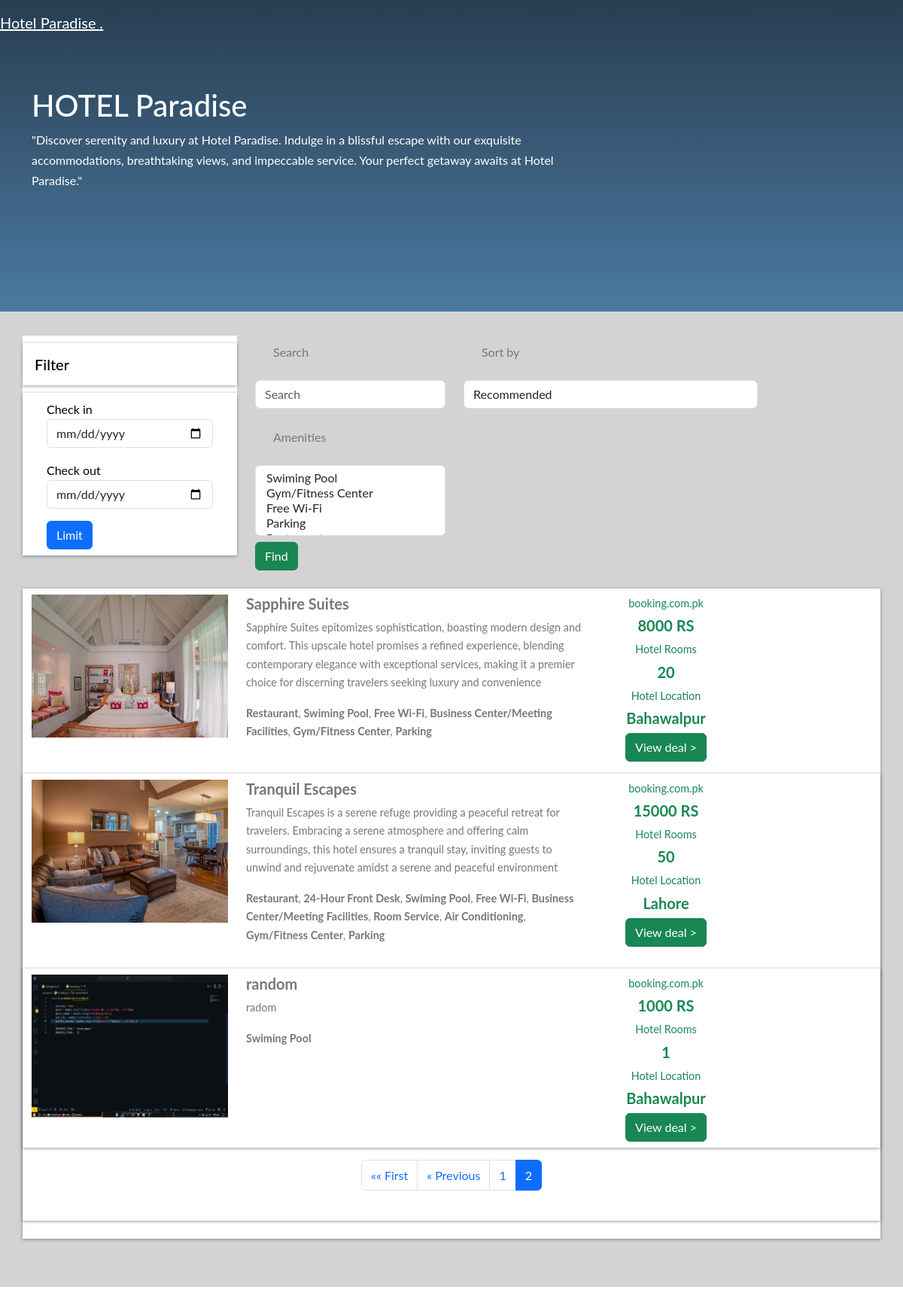
The page /hotel/?page=2 on the database as committed earlier.
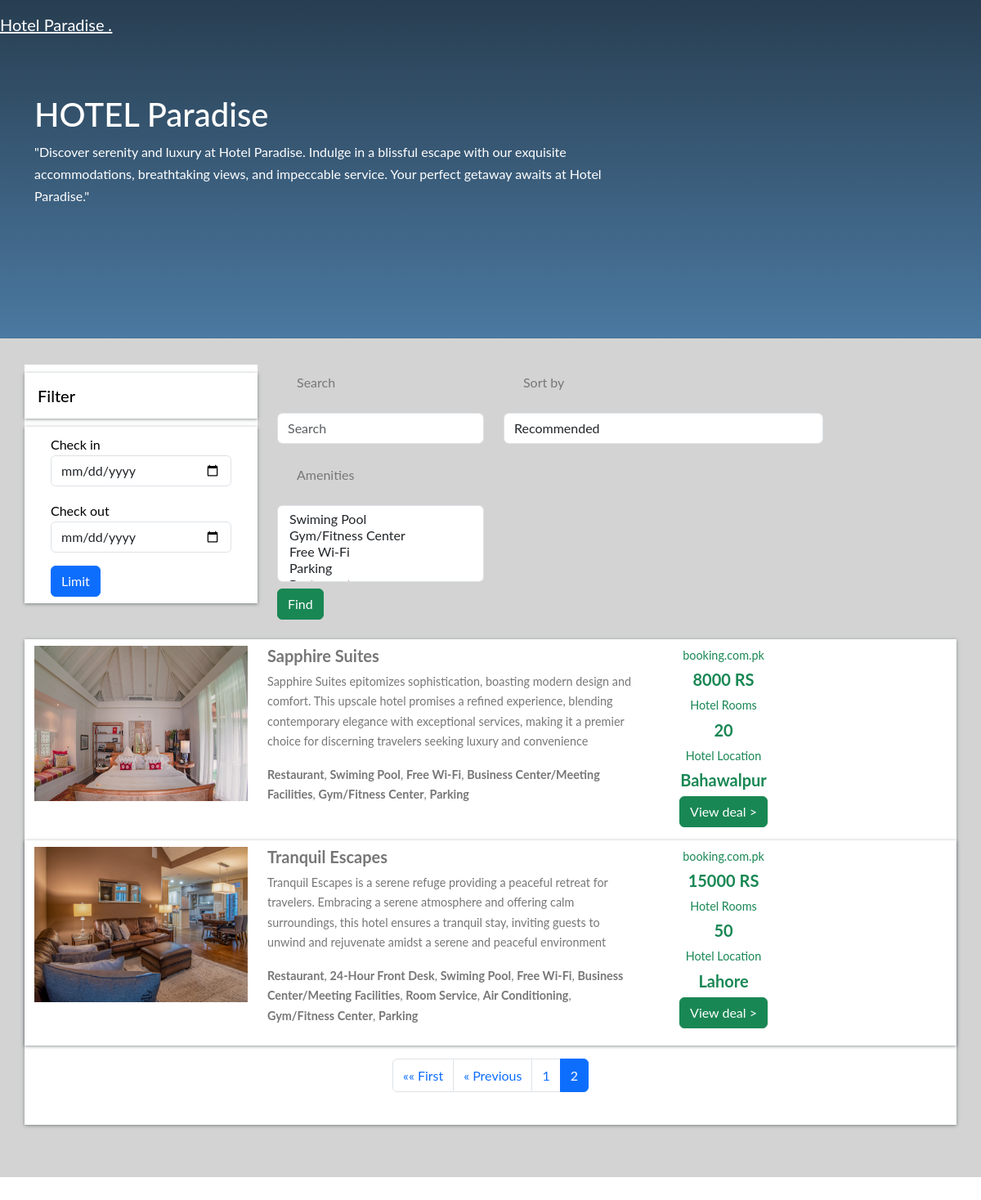
The same page on the database as committed later.
### home/models.py (models this page shows, shortened)
class BaseModel(models.Model):
    uid = models.UUIDField(default=uuid.uuid4, editable=False, unique=True, primary_key=True)
    created_at = models.DateField(auto_now_add=True)
    updated_at = models.DateField(auto_now_add=True)
    class Meta:
        abstract = True

class Hotelimages(BaseModel):
    hotel = models.ForeignKey(Hotel, related_name="images", on_delete=models.CASCADE)
    hotel_images = models.ImageField(upload_to="hotel_images")

class Hotel(BaseModel):
    hotel_name = models.CharField(max_length=100)
    hotel_price = models.PositiveIntegerField(default=1000)
    description = models.TextField(max_length=500)
    amenity_name = models.ManyToManyField(Amenities)
    room_count = models.PositiveIntegerField(default=10)
    city_name = models.ForeignKey(Cities, related_name="city_name", on_delete = models.CASCADE)
    class Meta:
        ordering = ['hotel_name']

class Amenities(BaseModel):
    amenity_name = models.CharField(max_length=100)

class Cities(BaseModel):
    city = models.CharField(max_length = 100)

### home/views.py (the view)
# urls.py: path('', views.hotel, name="hotel"),
def hotel(request):
    amenities_objs = Amenities.objects.all()
    hotel_objs = Hotel.objects.all()
    city_objs = Cities.objects.all()
    sort = request.GET.get('sort')
    search = request.GET.get('search')
    amenities = request.GET.getlist('amenities')
    checkin = request.POST.get('checkin')
    checkout = request.POST.get('checkout')
    if sort:
        if sort == "ASC":
            hotel_objs = hotel_objs.order_by('hotel_price')
        elif sort =="DSC":
            hotel_objs = hotel_objs.order_by('-hotel_price')
    if search:
        hotel_objs = hotel_objs.filter (
            Q(hotel_name__icontains = search) | # using Q objects for multiple search
            Q(room_count__icontains = search) |
            Q(description__icontains = search)
        )
    if amenities:
        hotel_objs = hotel_objs.filter(amenity_name__amenity_name__in = amenities).distinct()
    page = request.GET.get('page', 1)
    paginator = Paginator(hotel_objs, 3)
    try:
        queryset = paginator.get_page(page)
        print(queryset)
    except PageNotAnInteger:
        queryset = paginator.get_page(1)
    except EmptyPage:
        queryset = paginator.page(paginator.num_pages)
    context = {
        'amenities_objs':amenities_objs,
        'sort':sort,
        'search': search,
        'amenities':amenities,
        'city_objs':city_objs,
        'queryset':queryset
        }
    return render(request, 'index.html',context)

### home/templates/index.html (shortened to what this page needs)
{% extends "base.html" %}
{% block body %}
<section class="colorful jumbotron mb-0" role="banner">
    <nav class="navbar navbar-expand-lg justify-content-between navbar-dark" role="navigation">
        <div class="navbar-brand">
            <a href="/hotel">Hotel Paradise
                <em>.</em>
            </a>
        </div>
    </nav>
    <div class="container hotels-container">
        <div class="row mt-2 justify-content-between">
            <div class="col-md-8 text-white align-self-center mb-2 p-4">
                <h1>HOTEL Paradise</h1>
                <span class=""> "Discover serenity and luxury at Hotel Paradise. Indulge in a blissful escape with our exquisite accommodations, breathtaking views, and impeccable service. Your perfect getaway awaits at Hotel Paradise."
                </span>
            </div>
        </div>
    </div>
</section>
<section class="search-container mb-5 pb-5">
    <div class="container">
        <div class="row">
            <div class="col-lg-3">
                <div class="row mt-2 justify-content-between">
                    <div class="filter-card">
                        <h5>Filter</h5>
                        <form method="post">
                            <div class="row form-group">
                                <div class="col-md-12">
                                    <label for="mintopay">Check in</label>
                                    <p>
                                        <input type="date" name="checkin" id="checkin" class="form-control">
                                    </p>
                                </div>
                                <div class="col-md-12">
                                    <label for="maxtopay">Check out</label>
                                    <p>
                                        <input type="date" name="checkout" id="checkout" class="form-control">
                                    </p>
                                </div>
                            </div>
                            <div class="row form-group">
                                <div class="col-md-12">
                                    <input type="submit" class="btn btn-primary btn-block" value="Limit">
                                </div>
                            </div>
                        </form>
                    </div>
                </div>
            </div>
            <div class="col-lg-9 px-4">
                <form>
                <div class="row mt-3">
                    <div class="col-md-4">
                        <div class="form-inline">
                            <label class="m-4" for="exampleFormControlSelect1">Search</label>
                            <input class="form-control" placeholder="{% if not search %}Search{% else %}{{ search }}{% endif %}" name="search">
                        </div>
                    </div>
                    <div class="col-md-6">
                        <div class="form-inline">
                            <label class="m-4" for="exampleFormControlSelect1">Sort by</label>
                            <select class="form-control" name="sort" id="exampleFormControlSelect1">
                                <option value="">Recommended</option>
                            </select>
                        </div>
                    </div>
                    <div class="col-md-4">
                        <div class="form-inline">
                            <label class="m-4" for="exampleFormControlSelect1">Amenities</label>
                            <select class="form-control" name="amenities" id="amenitiesSelect" multiple>
                                {% for amenities_obj in amenities_objs %}
                                <option  {% if amenities_obj.amenity_name in amenities %} selected {% endif %}
                                value="{{amenities_obj.amenity_name}}">{{amenities_obj.amenity_name}}</option>
                                  {% endfor %}
                            </select>
                            <button type="submit" class="btn btn-success my-2">Find</button>
                        </div>
                    </div>
                </div>
                </div>
                {% for hotel_obj in queryset %}
                <div class="row search-card-result">
                    <div class="col-md-3">
                        {% for image in hotel_obj.images.all %}
                        <img class="img-fluid" src="/media/{{image.hotel_images}}" alt="Card image cap">
                    </div>
                    {% endfor %}
                    <div class="col-md-5">
                        <h5>{{ hotel_obj.hotel_name }}</h5>
                        <p>{{ hotel_obj.description }}</p>
                        <p>
                            {% for a in hotel_obj.amenity_name.all %}
                                <b>{{ a.amenity_name }}</b>{% if not forloop.last %}, {% endif %}
                            {% endfor %}
                        </p>
                    </div>
                    <div class="col-md-2 border-left text-center more-offers">
                        <div class="text-success">
                            <p>booking.com.pk</p>
                            <h5>{{hotel_obj.hotel_price}} RS</h5>
                            <p>Hotel Rooms</p>
                            <h5>{{hotel_obj.room_count}}</h5>
                            <p>Hotel Location</p>
                            <h5>{{ hotel_obj.city_name.city }}</h5>
                        </div>
                        <a href="hotel_details/{{hotel_obj.uid}}" class="btn btn-success">View deal ></a>
                    </div>
                    {% endfor %}
                </div>
            {% include "pagination.html" %}
{% endblock %}

### home/templates/base.html (shortened to what this page needs)
<!doctype html>
<html lang="en">
  <head>
    <link href="https://cdn.jsdelivr.net/npm/bootstrap@5.3.2/dist/css/bootstrap.min.css" rel="stylesheet">
  </head>
  <body>
    {% block body %}
    {% endblock %}
  </body>
</html>

### home/templates/pagination.html (shortened to what this page needs)
<nav aria-label="Page navigation example">
    <ul class="pagination justify-content-center">
        {% if queryset.has_previous %}
            <li class="page-item">
                <a class="page-link" href="?page=1" aria-label="First">
                    <span aria-hidden="true">&laquo;&laquo;</span>
                    <span class="sr-only">First</span>
                </a>
            </li>
            <li class="page-item">
                <a class="page-link" href="?page={{ queryset.previous_page_number }}" aria-label="Previous">
                    <span aria-hidden="true">&laquo;</span>
                    <span class="sr-only">Previous</span>
                </a>
            </li>
        {% endif %}
        {% for i in queryset.paginator.page_range %}
            <li class="page-item {% if queryset.number == i %}active{% endif %}">
                <a class="page-link" href="?page={{ i }}">{{ i }}</a>
            </li>
        {% endfor %}
    </ul>
</nav>

### home/templates/base.html (style rules this page uses)
body { font-family: "Lato", Arial, sans-serif; font-weight: 400; font-size: 16px; line-height: 1.7; background: #fff; color: #777; }
nav { margin-bottom: 1rem; }
nav a { color: white; -webkit-transition: 0.5s; -o-transition: 0.5s; transition: 0.5s; }
.colorful { background: #4b79a1; background: -webkit-linear-gradient(to bottom, #283e51, #4b79a1); background: linear-gradient(to bottom, #283e51, #4b79a1); border-radius: 0px; padding: 0px 0 1rem 0 !important; }
.hotels-container { padding: 0.5rem 0 7rem 0; }
.search-container { background: #d3d3d3; }
.search-card-result { box-shadow: 0px 1px 4px rgba(41, 51, 57, 0.5); margin: 1rem 0; padding: 0.5rem 0; background-color: #fff; }
.search-card-result img { height: 190px; }
.search-card-result h5 { font-style: 1.1rem; font-weight: 700; }
.search-card-result p { font-size: 0.9rem; }
.search-card-result .more-offers p { margin-bottom: 0.3rem; }
.filter-card { padding: 0; background: #fff; color: black; }
.filter-card h5 { margin: 10px 0; padding: 1rem; box-shadow: 0px 1px 4px rgba(41, 51, 57, 0.5); color: #000; }
.filter-card form { box-shadow: 0px 1px 4px rgba(41, 51, 57, 0.5); padding: 0.5rem 2rem; }

Rows that differ between the two databases and show on the page:
removed Hotel: hotel_name "random", description "radom", hotel_price "1000", room_count "1", city_name.city "Bahawalpur", Amenities (amenity_name "Swiming Pool")
removed Hotelimages: hotel_images (picture), shown under "random"
